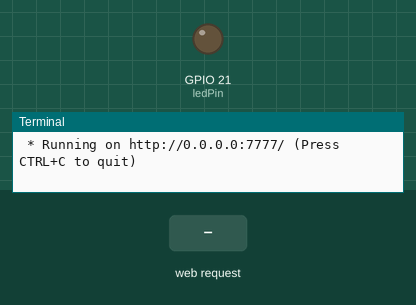
A program run on a simulated Raspberry Pi (BCM pin numbers). Shown: output pins drawn as LEDs (lit = HIGH), the last lines printed to the terminal. The inputs (shaded band) are chosen by the test bench. The clock reads 2024-03-15 10:24:30 at power-on unless the program sets it.

Above: at 1.2 s.
1.3 s: HTTP request for /led/off received
At 2.0 s:
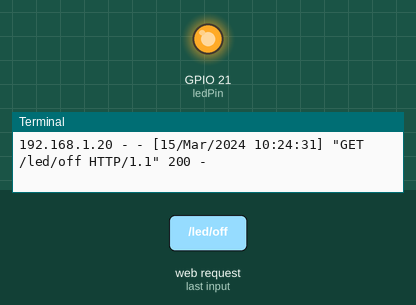
4.3 s: HTTP request for /led/on received
At 5.5 s:
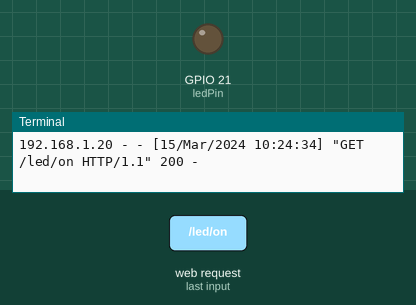
Timing chart, 0 to 7.3 s (numbered marks = the images above; inputs shaded):
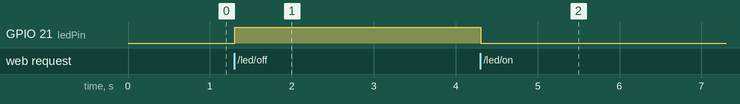

Measured:
- after the input at 1.3 s, GPIO 21 (ledPin): LOW → HIGH at once
- after the input at 4.3 s, GPIO 21 (ledPin): HIGH → LOW at once

The program:

flask04.py
```python
from flask import Flask
import RPi.GPIO as GPIO

app = Flask(__name__)

ledPin = 21

GPIO.setmode(GPIO.BCM)
GPIO.setup(ledPin, GPIO.OUT)

@app.route("/")
def hello():
    return "<h1>Hello</h1>"

@app.route("/led/<state>")
def led(state):
    if state == "on":
        GPIO.output(ledPin, 0)
        return "<h1>LED is ON</h1>"
    elif state == "off":
        GPIO.output(ledPin, 1)
        return "<h1>LED is OFF</h1>"
    elif state == "clear":
        GPIO.cleanup()
        return "<h1>GPIO Cleanup()</h1>"

if __name__ == "__main__":
    try:
        app.run(host="0.0.0.0", port="7777", debug=True)
    except KeyboardInterrupt:
        GPIO.cleanup()
```
